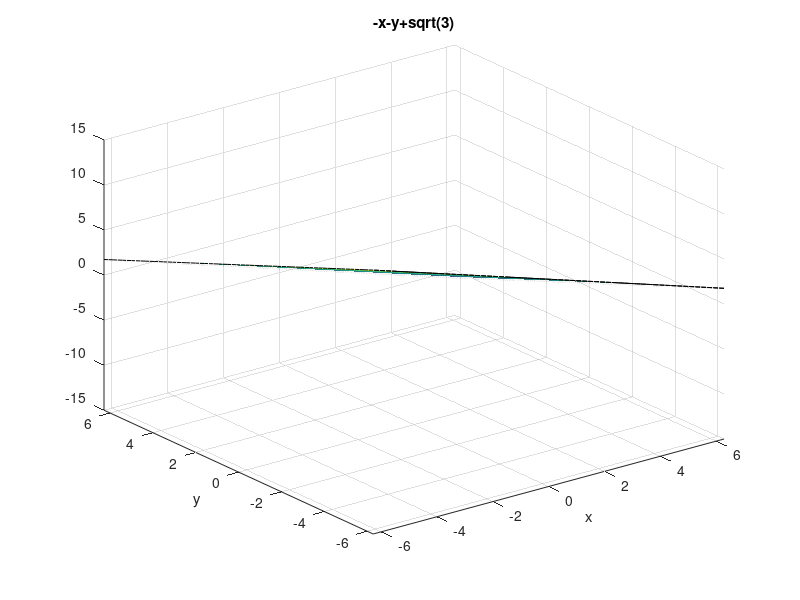

This chart was generated by the following MATLAB code:

%% Ejercicio 2

%% Inciso a)

%% Punto P(x0,y0,z0)
x0 = 0.5;
y0 = 0.5;
z0 = 0.5;

%% Ecuacion del plano ax + by + cz + d = 0
a = 1;
b = 1;
c = 1;
d = -sqrt(3);

%% Funcion distancia: d = abs(a*x0+b*y0+c*z0+d)/sqrt(a^2+b^2+c^2);
d = abs(a*x0+b*y0+c*z0+d)/sqrt(a^2+b^2+c^2)

ezsurf('-x-y+sqrt(3)')

%% Inciso b)

%% Inciso c)

